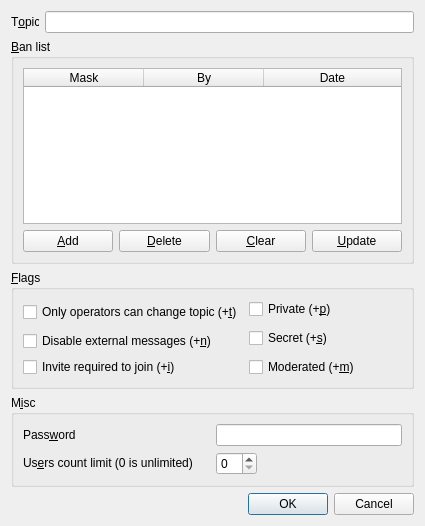
<?xml version="1.0" encoding="UTF-8"?>
<ui version="4.0">
 <class>ChannelSettingsDialog</class>
 <widget class="QDialog" name="ChannelSettingsDialog">
  <property name="windowModality">
   <enum>Qt::WindowModal</enum>
  </property>
  <property name="geometry">
   <rect>
    <x>0</x>
    <y>0</y>
    <width>425</width>
    <height>526</height>
   </rect>
  </property>
  <property name="windowTitle">
   <string/>
  </property>
  <property name="windowIcon">
   <iconset resource="resources.qrc">
    <normaloff>:/icons/small/channel.png</normaloff>:/icons/small/channel.png</iconset>
  </property>
  <layout class="QVBoxLayout" name="verticalLayout_2">
   <item>
    <layout class="QHBoxLayout" name="horizontalLayoutTopic">
     <item>
      <widget class="QLabel" name="labelTopic">
       <property name="text">
        <string>T&amp;opic</string>
       </property>
       <property name="buddy">
        <cstring>lineEditTopic</cstring>
       </property>
      </widget>
     </item>
     <item>
      <widget class="QLineEdit" name="lineEditTopic"/>
     </item>
    </layout>
   </item>
   <item>
    <widget class="QGroupBox" name="groupBoxBanList">
     <property name="title">
      <string>&amp;Ban list</string>
     </property>
     <layout class="QVBoxLayout" name="verticalLayout">
      <item>
       <widget class="QTableWidget" name="tableWidgetBans">
        <property name="editTriggers">
         <set>QAbstractItemView::NoEditTriggers</set>
        </property>
        <property name="selectionBehavior">
         <enum>QAbstractItemView::SelectRows</enum>
        </property>
        <property name="showGrid">
         <bool>false</bool>
        </property>
        <attribute name="horizontalHeaderCascadingSectionResizes">
         <bool>true</bool>
        </attribute>
        <attribute name="horizontalHeaderDefaultSectionSize">
         <number>120</number>
        </attribute>
        <attribute name="horizontalHeaderHighlightSections">
         <bool>false</bool>
        </attribute>
        <attribute name="horizontalHeaderMinimumSectionSize">
         <number>33</number>
        </attribute>
        <attribute name="horizontalHeaderStretchLastSection">
         <bool>true</bool>
        </attribute>
        <attribute name="verticalHeaderVisible">
         <bool>false</bool>
        </attribute>
        <attribute name="verticalHeaderDefaultSectionSize">
         <number>20</number>
        </attribute>
        <attribute name="verticalHeaderHighlightSections">
         <bool>false</bool>
        </attribute>
        <attribute name="verticalHeaderMinimumSectionSize">
         <number>15</number>
        </attribute>
        <column>
         <property name="text">
          <string>Mask</string>
         </property>
        </column>
        <column>
         <property name="text">
          <string>By</string>
         </property>
        </column>
        <column>
         <property name="text">
          <string>Date</string>
         </property>
        </column>
       </widget>
      </item>
      <item>
       <layout class="QHBoxLayout" name="horizontalLayoutBanButtons">
        <item>
         <widget class="QPushButton" name="pushButtonAddBan">
          <property name="text">
           <string>&amp;Add</string>
          </property>
         </widget>
        </item>
        <item>
         <widget class="QPushButton" name="pushButtonDeleteBan">
          <property name="text">
           <string>&amp;Delete</string>
          </property>
         </widget>
        </item>
        <item>
         <widget class="QPushButton" name="pushButtonClearBans">
          <property name="text">
           <string>&amp;Clear</string>
          </property>
         </widget>
        </item>
        <item>
         <widget class="QPushButton" name="pushButtonUpdateBans">
          <property name="text">
           <string>&amp;Update</string>
          </property>
         </widget>
        </item>
       </layout>
      </item>
     </layout>
    </widget>
   </item>
   <item>
    <widget class="QGroupBox" name="groupBoxFlags">
     <property name="title">
      <string>&amp;Flags</string>
     </property>
     <layout class="QGridLayout" name="gridLayout">
      <item row="0" column="0" rowspan="2">
       <widget class="QCheckBox" name="checkBoxMode_t">
        <property name="text">
         <string>Only operators can change topic (+&amp;t)</string>
        </property>
       </widget>
      </item>
      <item row="0" column="1">
       <widget class="QCheckBox" name="checkBoxMode_p">
        <property name="text">
         <string>Private (+&amp;p)</string>
        </property>
       </widget>
      </item>
      <item row="1" column="1" rowspan="2">
       <widget class="QCheckBox" name="checkBoxMode_s">
        <property name="text">
         <string>Secret (+&amp;s)</string>
        </property>
       </widget>
      </item>
      <item row="2" column="0">
       <widget class="QCheckBox" name="checkBoxMode_n">
        <property name="text">
         <string>Disable external messages (+&amp;n)</string>
        </property>
       </widget>
      </item>
      <item row="3" column="0">
       <widget class="QCheckBox" name="checkBoxMode_i">
        <property name="text">
         <string>Invite required to join (+&amp;i)</string>
        </property>
       </widget>
      </item>
      <item row="3" column="1">
       <widget class="QCheckBox" name="checkBoxMode_m">
        <property name="text">
         <string>Moderated (+&amp;m)</string>
        </property>
       </widget>
      </item>
     </layout>
    </widget>
   </item>
   <item>
    <widget class="QGroupBox" name="groupBox">
     <property name="title">
      <string>M&amp;isc</string>
     </property>
     <layout class="QGridLayout" name="gridLayout_2">
      <item row="0" column="0">
       <widget class="QLabel" name="labelPassword">
        <property name="sizePolicy">
         <sizepolicy hsizetype="Expanding" vsizetype="Fixed">
          <horstretch>0</horstretch>
          <verstretch>0</verstretch>
         </sizepolicy>
        </property>
        <property name="text">
         <string>Pass&amp;word</string>
        </property>
        <property name="buddy">
         <cstring>lineEditPassword</cstring>
        </property>
       </widget>
      </item>
      <item row="0" column="1">
       <widget class="QLineEdit" name="lineEditPassword"/>
      </item>
      <item row="1" column="0">
       <widget class="QLabel" name="label">
        <property name="sizePolicy">
         <sizepolicy hsizetype="Expanding" vsizetype="Fixed">
          <horstretch>0</horstretch>
          <verstretch>0</verstretch>
         </sizepolicy>
        </property>
        <property name="text">
         <string>Us&amp;ers count limit (0 is unlimited)</string>
        </property>
        <property name="buddy">
         <cstring>spinBoxLimit</cstring>
        </property>
       </widget>
      </item>
      <item row="1" column="1">
       <widget class="QSpinBox" name="spinBoxLimit">
        <property name="sizePolicy">
         <sizepolicy hsizetype="Fixed" vsizetype="Fixed">
          <horstretch>0</horstretch>
          <verstretch>0</verstretch>
         </sizepolicy>
        </property>
       </widget>
      </item>
     </layout>
    </widget>
   </item>
   <item>
    <widget class="QDialogButtonBox" name="buttonBox">
     <property name="standardButtons">
      <set>QDialogButtonBox::Cancel|QDialogButtonBox::Ok</set>
     </property>
    </widget>
   </item>
  </layout>
 </widget>
 <resources>
  <include location="resources.qrc"/>
 </resources>
 <connections>
  <connection>
   <sender>buttonBox</sender>
   <signal>accepted()</signal>
   <receiver>ChannelSettingsDialog</receiver>
   <slot>accept()</slot>
   <hints>
    <hint type="sourcelabel">
     <x>300</x>
     <y>324</y>
    </hint>
    <hint type="destinationlabel">
     <x>469</x>
     <y>268</y>
    </hint>
   </hints>
  </connection>
  <connection>
   <sender>buttonBox</sender>
   <signal>rejected()</signal>
   <receiver>ChannelSettingsDialog</receiver>
   <slot>reject()</slot>
   <hints>
    <hint type="sourcelabel">
     <x>365</x>
     <y>327</y>
    </hint>
    <hint type="destinationlabel">
     <x>455</x>
     <y>314</y>
    </hint>
   </hints>
  </connection>
 </connections>
</ui>
